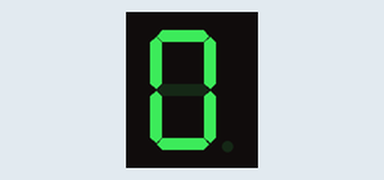
A program run on a simulated Arduino Uno, built with avr-gcc and run on an emulated ATmega328P. Shown: 1-digit seven-segment display. Wiring (inferred from the names in the program): 1-digit 7-segment display, segments lit when LOW: segments pin 3, pin 4, pin 5, pin 6, pin 7, pin 8, pin 9, pin 10. The segment pins are drawn as the display they are named for.

Above: at 0.1 s.
At 1.1 s:
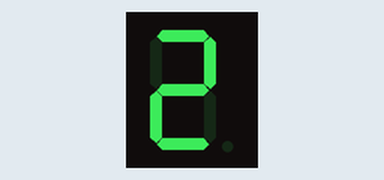
At 2.6 s:
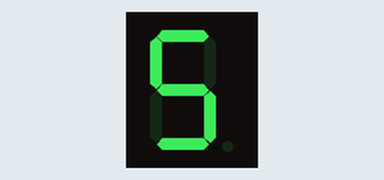
At 5.1 s:
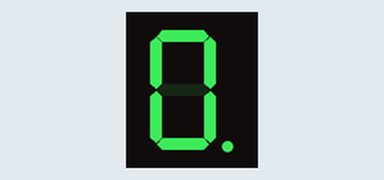
At 7.6 s:
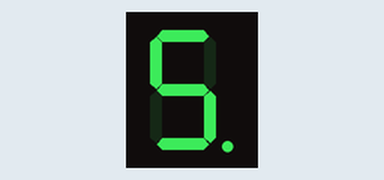
At 10.6 s:
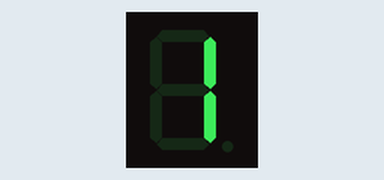

The program:

main.cpp
```cpp
#include <Arduino.h>

                    // A, B, C, D, E, F, G, DT
const int segPins[] = {3, 4, 5, 6, 7, 8, 9, 10};

const bool number[10][7] = {
//  A, B, C, D, E, F, G
  { 1, 1, 1, 1, 1, 1, 0 },  //  0
  { 0, 1, 1, 0, 0, 0, 0 },  //  1
  { 1, 1, 0, 1, 1, 0, 1 },  //  2
  { 1, 1, 1, 1, 0, 0, 1 },  //  3
  { 0, 1, 1, 0, 0, 1, 1 },  //  4
  { 1, 0, 1, 1, 0, 1, 1 },  //  5
  { 1, 0, 1, 1, 1, 1, 1 },  //  6
  { 1, 1, 1, 0, 0, 0, 0 },  //  7
  { 1, 1, 1, 1, 1, 1, 1 },  //  8
  { 1, 1, 1, 1, 0, 1, 1 }   //  9
};

void dispNumber(int n)
{
  for (int i = 0; i <= 6; i++) {
    digitalWrite(segPins[i], !number[n][i]);
  }
}

void setup()
{
  for (int i = 0; i <= 7; i++) {
    pinMode(segPins[i], OUTPUT);
    digitalWrite(segPins[i], HIGH);
  }
}

void loop()
{
  for (int n = 0; n <= 9; n++) {
    dispNumber(n);
    digitalWrite(segPins[7], HIGH);
    delay(500);
  }

  for (int n = 0; n <= 9; n++) {
    dispNumber(n);
    digitalWrite(segPins[7], LOW);
    delay(500);
  }
}
```

Measured:
- by itself, everything shown: repeats every 10.0 s, in 20 steps
- what the display in image 1 shows lasts 0.5 s, from 1.0 s to 1.5 s
